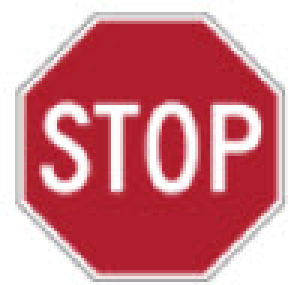
#> input picture test_JL/stop.jpg, 98 x 95 px (shown 3 times larger)
$ jupyter execute Untitled.ipynb
#> lines starting #> are read from the running program, lines starting #| are printed output that depends on the picture
[cell 1]
# load image
import numpy as np
import matplotlib.pyplot as plt
import matplotlib.image as mpimg
import cv2

def imgMean(img):
    output = np.copy(img)
    mean_0 = np.mean(img[:,:,0])
    mean_1 = np.mean(img[:,:,1])
    mean_2 = np.mean(img[:,:,2])
    return output

img = mpimg.imread("stop.jpg")
#> img is the input picture: shape (95, 98, 3); mean R, G, B 208.5, 131.1, 139.2
dim = (32,32)
imgRS = cv2.resize(img,dim,interpolation = cv2.INTER_AREA)
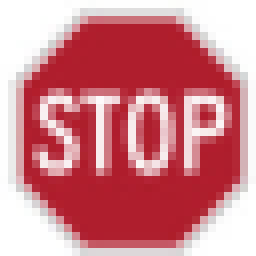
#> imgRS: shape (32, 32, 3) (shown 8 times larger); mean R, G, B 208.5, 131.1, 139.2
print(img.shape)
#| (95, 98, 3)
print(imgRS.shape)
#| (32, 32, 3)
plt.imshow(imgRS)
'''
grayImg = cv2.cvtColor(img,cv2.COLOR_RGB2GRAY)
plt.imshow(grayImg,cmap='gray')
print(grayImg.shape)
'''
